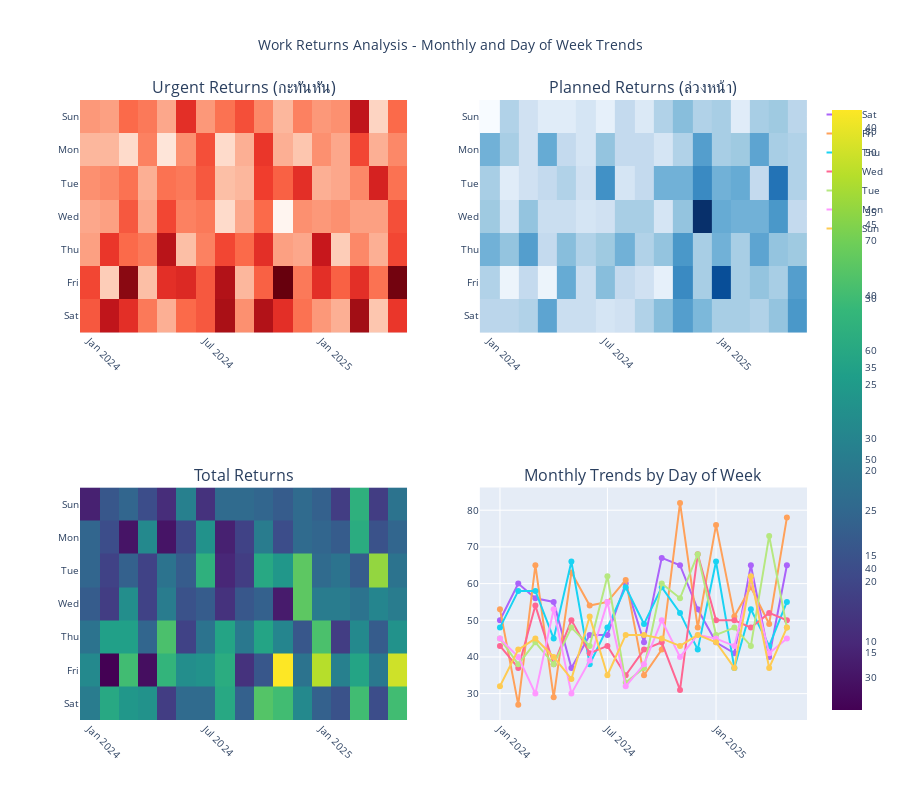
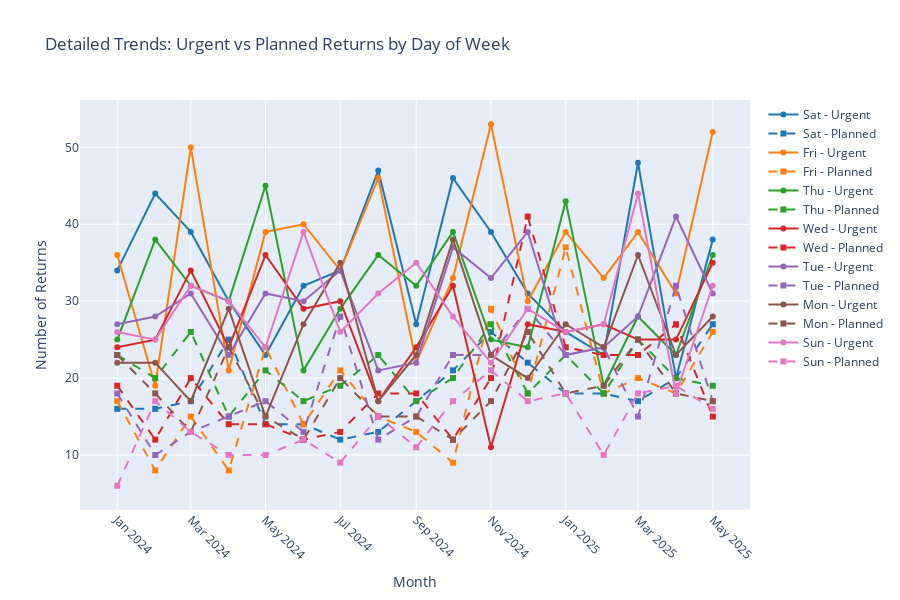
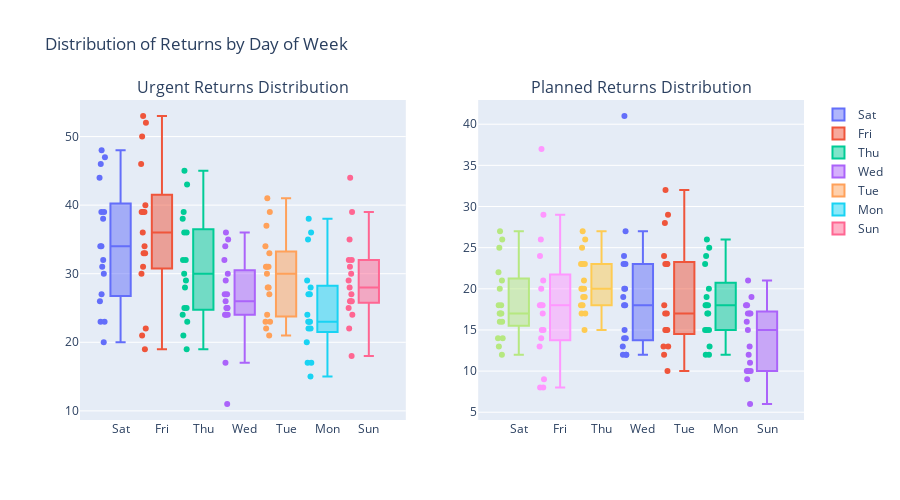

Source (notebook cell) for these figures, in order:
### Code cell
import plotly.graph_objects as go
import plotly.express as px
from plotly.subplots import make_subplots

df = data.copy()

# Define day order from Sunday to Saturday
#day_order = ['Sun', 'Mon', 'Tue', 'Wed', 'Thu', 'Fri', 'Sat']
day_order = ['Sat', 'Fri', 'Thu', 'Wed', 'Tue', 'Mon', 'Sun']
df['day_of_week'] = pd.Categorical(df['day_of_week'], categories=day_order, ordered=True)

# Sort the dataframe
df = df.sort_values(['report_month', 'day_of_week'])

# Calculate total returns
df['total_returns'] = df['คืนงาน (กะทันหัน)'] + df['คืนงาน (ล่วงหน้า)']

# Create pivot tables for heatmaps and reindex to ensure proper order
urgent_pivot = df.pivot(index='day_of_week', columns='report_month', values='คืนงาน (กะทันหัน)')
urgent_pivot = urgent_pivot.reindex(day_order)

planned_pivot = df.pivot(index='day_of_week', columns='report_month', values='คืนงาน (ล่วงหน้า)')
planned_pivot = planned_pivot.reindex(day_order)

total_pivot = df.pivot(index='day_of_week', columns='report_month', values='total_returns')
total_pivot = total_pivot.reindex(day_order)

# Create subplots
fig = make_subplots(
    rows=2, cols=2,
    subplot_titles=('Urgent Returns (กะทันหัน)', 'Planned Returns (ล่วงหน้า)', 
                   'Total Returns', 'Monthly Trends by Day of Week'),
    specs=[[{"type": "heatmap"}, {"type": "heatmap"}],
           [{"type": "heatmap"}, {"type": "scatter"}]]
)

# Heatmap 1: Urgent Returns
fig.add_trace(
    go.Heatmap(
        z=urgent_pivot.values,
        x=urgent_pivot.columns,
        y=urgent_pivot.index,
        colorscale='Reds',
        name='Urgent Returns',
        hovertemplate='Month: %{x}<br>Day: %{y}<br>Count: %{z}<extra></extra>'
    ),
    row=1, col=1
)

# Heatmap 2: Planned Returns
fig.add_trace(
    go.Heatmap(
        z=planned_pivot.values,
        x=planned_pivot.columns,
        y=planned_pivot.index,
        colorscale='Blues',
        name='Planned Returns',
        hovertemplate='Month: %{x}<br>Day: %{y}<br>Count: %{z}<extra></extra>'
    ),
    row=1, col=2
)

# Heatmap 3: Total Returns
fig.add_trace(
    go.Heatmap(
        z=total_pivot.values,
        x=total_pivot.columns,
        y=total_pivot.index,
        colorscale='Viridis',
        name='Total Returns',
        hovertemplate='Month: %{x}<br>Day: %{y}<br>Count: %{z}<extra></extra>'
    ),
    row=2, col=1
)

# Line plot: Monthly trends by day of week
for day in day_order:
    day_data = df[df['day_of_week'] == day].sort_values('report_month')
    fig.add_trace(
        go.Scatter(
            x=day_data['report_month'],
            y=day_data['total_returns'],
            mode='lines+markers',
            name=day,
            line=dict(width=2),
            marker=dict(size=6),
            hovertemplate=f'{day}: %{{y}} returns<br>Month: %{{x}}<extra></extra>'
        ),
        row=2, col=2
    )

# Update layout
fig.update_layout(
    title_text="Work Returns Analysis - Monthly and Day of Week Trends",
    title_x=0.5,
    height=800,
    showlegend=True,
    font=dict(size=10)
)

# Update x-axis for all subplots to rotate labels
fig.update_xaxes(tickangle=45)

# Show the plot
fig.show()

# Additional analysis: Summary statistics
print("=== SUMMARY STATISTICS ===")
print("\nMonthly totals:")
monthly_summary = df.groupby('report_month').agg({
    'คืนงาน (กะทันหัน)': 'sum',
    'คืนงาน (ล่วงหน้า)': 'sum',
    'total_returns': 'sum'
}).round(2)
print(monthly_summary)

print("\nDay of week averages:")
daily_summary = df.groupby('day_of_week').agg({
    'คืนงาน (กะทันหัน)': 'mean',
    'คืนงาน (ล่วงหน้า)': 'mean',
    'total_returns': 'mean'
}).round(2)
print(daily_summary)

# Create a separate detailed line chart for better trend analysis
fig2 = go.Figure()

# Add lines for each day of week
colors = ['#1f77b4', '#ff7f0e', '#2ca02c', '#d62728', '#9467bd', '#8c564b', '#e377c2']
for i, day in enumerate(day_order):
    day_data = df[df['day_of_week'] == day].sort_values('report_month')
    
    # Urgent returns
    fig2.add_trace(
        go.Scatter(
            x=day_data['report_month'],
            y=day_data['คืนงาน (กะทันหัน)'],
            mode='lines+markers',
            name=f'{day} - Urgent',
            line=dict(color=colors[i], dash='solid'),
            marker=dict(size=6, symbol='circle')
        )
    )
    
    # Planned returns
    fig2.add_trace(
        go.Scatter(
            x=day_data['report_month'],
            y=day_data['คืนงาน (ล่วงหน้า)'],
            mode='lines+markers',
            name=f'{day} - Planned',
            line=dict(color=colors[i], dash='dash'),
            marker=dict(size=6, symbol='square')
        )
    )

fig2.update_layout(
    title="Detailed Trends: Urgent vs Planned Returns by Day of Week",
    xaxis_title="Month",
    yaxis_title="Number of Returns",
    height=600,
    hovermode='x unified',
    xaxis=dict(tickangle=45)
)

fig2.show()

# Create a box plot to show distribution patterns
fig3 = make_subplots(
    rows=1, cols=2,
    subplot_titles=('Urgent Returns Distribution', 'Planned Returns Distribution')
)

# Box plot for urgent returns
for day in day_order:
    day_data = df[df['day_of_week'] == day]['คืนงาน (กะทันหัน)']
    fig3.add_trace(
        go.Box(
            y=day_data,
            name=day,
            boxpoints='all',
            jitter=0.3,
            pointpos=-1.8
        ),
        row=1, col=1
    )

# Box plot for planned returns
for day in day_order:
    day_data = df[df['day_of_week'] == day]['คืนงาน (ล่วงหน้า)']
    fig3.add_trace(
        go.Box(
            y=day_data,
            name=day,
            boxpoints='all',
            jitter=0.3,
            pointpos=-1.8,
            showlegend=False
        ),
        row=1, col=2
    )

fig3.update_layout(
    title="Distribution of Returns by Day of Week",
    height=500
)

fig3.show()

### Figure 1 — Plotly figure (JSON) as saved in the notebook; plotly's stock layout.template omitted (floating-point values rounded to 4 significant figures)
{"data": [{"colorscale": [[0, "rgb(255,245,240)"], [0.125, "rgb(254,224,210)"], [0.25, "rgb(252,187,161)"], [0.375, "rgb(252,146,114)"], [0.5, "rgb(251,106,74)"], [0.625, "rgb(239,59,44)"], [0.75, "rgb(203,24,29)"], [0.875, "rgb(165,15,21)"], [1, "rgb(103,0,13)"]], "hovertemplate": "Month: %{x}<br>Day: %{y}<br>Count: %{z}<extra></extra>", "name": "Urgent Returns", "type": "heatmap", "x": ["2024-01", "2024-02", "2024-03", "2024-04", "2024-05", "2024-06", "2024-07", "2024-08", "2024-09", "2024-10", "2024-11", "2024-12", "2025-01", "2025-02", "2025-03", "2025-04", "2025-05"], "xaxis": "x", "y": ["Sat", "Fri", "Thu", "Wed", "Tue", "Mon", "Sun"], "yaxis": "y", "z": [[34, 44, 39, 30, 23, 32, 34, 47, 27, 46, 39, 31, 26, 23, 48, 20, 38], [36, 19, 50, 21, 39, 40, 34, 46, 22, 33, 53, 30, 39, 33, 39, 31, 52], [25, 38, 32, 30, 45, 21, 29, 36, 32, 39, 25, 24, 43, 19, 28, 23, 36], [24, 25, 34, 24, 36, 29, 30, 17, 24, 32, 11, 27, 26, 27, 25, 25, 35], [27, 28, 31, 23, 31, 30, 34, 21, 22, 37, 33, 39, 23, 24, 28, 41, 31], [22, 22, 17, 29, 15, 27, 35, 17, 23, 38, 23, 20, 27, 24, 36, 23, 28], [26, 25, 32, 30, 24, 39, 26, 31, 35, 28, 22, 29, 26, 27, 44, 18, 32]]}, {"colorscale": [[0, "rgb(247,251,255)"], [0.125, "rgb(222,235,247)"], [0.25, "rgb(198,219,239)"], [0.375, "rgb(158,202,225)"], [0.5, "rgb(107,174,214)"], [0.625, "rgb(66,146,198)"], [0.75, "rgb(33,113,181)"], [0.875, "rgb(8,81,156)"], [1, "rgb(8,48,107)"]], "hovertemplate": "Month: %{x}<br>Day: %{y}<br>Count: %{z}<extra></extra>", "name": "Planned Returns", "type": "heatmap", "x": ["2024-01", "2024-02", "2024-03", "2024-04", "2024-05", "2024-06", "2024-07", "2024-08", "2024-09", "2024-10", "2024-11", "2024-12", "2025-01", "2025-02", "2025-03", "2025-04", "2025-05"], "xaxis": "x2", "y": ["Sat", "Fri", "Thu", "Wed", "Tue", "Mon", "Sun"], "yaxis": "y2", "z": [[16, 16, 17, 25, 14, 14, 12, 13, 17, 21, 26, 22, 18, 18, 17, 20, 27], [17, 8, 15, 8, 24, 14, 21, 15, 13, 9, 29, 18, 37, 18, 20, 18, 26], [23, 20, 26, 15, 21, 17, 19, 23, 17, 20, 27, 18, 23, 18, 25, 20, 19], [19, 12, 20, 14, 14, 12, 13, 18, 18, 12, 20, 41, 24, 23, 23, 27, 15], [18, 10, 13, 15, 17, 13, 28, 12, 15, 23, 23, 29, 23, 24, 15, 32, 17], [23, 18, 13, 24, 15, 12, 20, 15, 15, 12, 17, 26, 18, 19, 25, 18, 17], [6, 17, 13, 10, 10, 12, 9, 15, 11, 17, 21, 17, 18, 10, 18, 19, 16]]}, {"colorscale": [[0, "#440154"], [0.1111, "#482878"], [0.2222, "#3e4989"], [0.3333, "#31688e"], [0.4444, "#26828e"], [0.5556, "#1f9e89"], [0.6667, "#35b779"], [0.7778, "#6ece58"], [0.8889, "#b5de2b"], [1, "#fde725"]], "hovertemplate": "Month: %{x}<br>Day: %{y}<br>Count: %{z}<extra></extra>", "name": "Total Returns", "type": "heatmap", "x": ["2024-01", "2024-02", "2024-03", "2024-04", "2024-05", "2024-06", "2024-07", "2024-08", "2024-09", "2024-10", "2024-11", "2024-12", "2025-01", "2025-02", "2025-03", "2025-04", "2025-05"], "xaxis": "x3", "y": ["Sat", "Fri", "Thu", "Wed", "Tue", "Mon", "Sun"], "yaxis": "y3", "z": [[50, 60, 56, 55, 37, 46, 46, 60, 44, 67, 65, 53, 44, 41, 65, 40, 65], [53, 27, 65, 29, 63, 54, 55, 61, 35, 42, 82, 48, 76, 51, 59, 49, 78], [48, 58, 58, 45, 66, 38, 48, 59, 49, 59, 52, 42, 66, 37, 53, 43, 55], [43, 37, 54, 38, 50, 41, 43, 35, 42, 44, 31, 68, 50, 50, 48, 52, 50], [45, 38, 44, 38, 48, 43, 62, 33, 37, 60, 56, 68, 46, 48, 43, 73, 48], [45, 40, 30, 53, 30, 39, 55, 32, 38, 50, 40, 46, 45, 43, 61, 41, 45], [32, 42, 45, 40, 34, 51, 35, 46, 46, 45, 43, 46, 44, 37, 62, 37, 48]]}, {"hovertemplate": "Sat: %{y} returns<br>Month: %{x}<extra></extra>", "line": {"width": 2}, "marker": {"size": 6}, "mode": "lines+markers", "name": "Sat", "type": "scatter", "x": ["2024-01", "2024-02", "2024-03", "2024-04", "2024-05", "2024-06", "2024-07", "2024-08", "2024-09", "2024-10", "2024-11", "2024-12", "2025-01", "2025-02", "2025-03", "2025-04", "2025-05"], "xaxis": "x4", "y": [50, 60, 56, 55, 37, 46, 46, 60, 44, 67, 65, 53, 44, 41, 65, 40, 65], "yaxis": "y4"}, {"hovertemplate": "Fri: %{y} returns<br>Month: %{x}<extra></extra>", "line": {"width": 2}, "marker": {"size": 6}, "mode": "lines+markers", "name": "Fri", "type": "scatter", "x": ["2024-01", "2024-02", "2024-03", "2024-04", "2024-05", "2024-06", "2024-07", "2024-08", "2024-09", "2024-10", "2024-11", "2024-12", "2025-01", "2025-02", "2025-03", "2025-04", "2025-05"], "xaxis": "x4", "y": [53, 27, 65, 29, 63, 54, 55, 61, 35, 42, 82, 48, 76, 51, 59, 49, 78], "yaxis": "y4"}, {"hovertemplate": "Thu: %{y} returns<br>Month: %{x}<extra></extra>", "line": {"width": 2}, "marker": {"size": 6}, "mode": "lines+markers", "name": "Thu", "type": "scatter", "x": ["2024-01", "2024-02", "2024-03", "2024-04", "2024-05", "2024-06", "2024-07", "2024-08", "2024-09", "2024-10", "2024-11", "2024-12", "2025-01", "2025-02", "2025-03", "2025-04", "2025-05"], "xaxis": "x4", "y": [48, 58, 58, 45, 66, 38, 48, 59, 49, 59, 52, 42, 66, 37, 53, 43, 55], "yaxis": "y4"}, {"hovertemplate": "Wed: %{y} returns<br>Month: %{x}<extra></extra>", "line": {"width": 2}, "marker": {"size": 6}, "mode": "lines+markers", "name": "Wed", "type": "scatter", "x": ["2024-01", "2024-02", "2024-03", "2024-04", "2024-05", "2024-06", "2024-07", "2024-08", "2024-09", "2024-10", "2024-11", "2024-12", "2025-01", "2025-02", "2025-03", "2025-04", "2025-05"], "xaxis": "x4", "y": [43, 37, 54, 38, 50, 41, 43, 35, 42, 44, 31, 68, 50, 50, 48, 52, 50], "yaxis": "y4"}, {"hovertemplate": "Tue: %{y} returns<br>Month: %{x}<extra></extra>", "line": {"width": 2}, "marker": {"size": 6}, "mode": "lines+markers", "name": "Tue", "type": "scatter", "x": ["2024-01", "2024-02", "2024-03", "2024-04", "2024-05", "2024-06", "2024-07", "2024-08", "2024-09", "2024-10", "2024-11", "2024-12", "2025-01", "2025-02", "2025-03", "2025-04", "2025-05"], "xaxis": "x4", "y": [45, 38, 44, 38, 48, 43, 62, 33, 37, 60, 56, 68, 46, 48, 43, 73, 48], "yaxis": "y4"}, {"hovertemplate": "Mon: %{y} returns<br>Month: %{x}<extra></extra>", "line": {"width": 2}, "marker": {"size": 6}, "mode": "lines+markers", "name": "Mon", "type": "scatter", "x": ["2024-01", "2024-02", "2024-03", "2024-04", "2024-05", "2024-06", "2024-07", "2024-08", "2024-09", "2024-10", "2024-11", "2024-12", "2025-01", "2025-02", "2025-03", "2025-04", "2025-05"], "xaxis": "x4", "y": [45, 40, 30, 53, 30, 39, 55, 32, 38, 50, 40, 46, 45, 43, 61, 41, 45], "yaxis": "y4"}, {"hovertemplate": "Sun: %{y} returns<br>Month: %{x}<extra></extra>", "line": {"width": 2}, "marker": {"size": 6}, "mode": "lines+markers", "name": "Sun", "type": "scatter", "x": ["2024-01", "2024-02", "2024-03", "2024-04", "2024-05", "2024-06", "2024-07", "2024-08", "2024-09", "2024-10", "2024-11", "2024-12", "2025-01", "2025-02", "2025-03", "2025-04", "2025-05"], "xaxis": "x4", "y": [32, 42, 45, 40, 34, 51, 35, 46, 46, 45, 43, 46, 44, 37, 62, 37, 48], "yaxis": "y4"}], "layout": {"annotations": [{"font": {"size": 16}, "showarrow": false, "text": "Urgent Returns (กะทันหัน)", "x": 0.225, "xanchor": "center", "xref": "paper", "y": 1, "yanchor": "bottom", "yref": "paper"}, {"font": {"size": 16}, "showarrow": false, "text": "Planned Returns (ล่วงหน้า)", "x": 0.775, "xanchor": "center", "xref": "paper", "y": 1, "yanchor": "bottom", "yref": "paper"}, {"font": {"size": 16}, "showarrow": false, "text": "Total Returns", "x": 0.225, "xanchor": "center", "xref": "paper", "y": 0.375, "yanchor": "bottom", "yref": "paper"}, {"font": {"size": 16}, "showarrow": false, "text": "Monthly Trends by Day of Week", "x": 0.775, "xanchor": "center", "xref": "paper", "y": 0.375, "yanchor": "bottom", "yref": "paper"}], "font": {"size": 10}, "height": 800, "showlegend": true, "title": {"text": "Work Returns Analysis - Monthly and Day of Week Trends", "x": 0.5}, "xaxis": {"anchor": "y", "domain": [0, 0.45], "tickangle": 45}, "xaxis2": {"anchor": "y2", "domain": [0.55, 1], "tickangle": 45}, "xaxis3": {"anchor": "y3", "domain": [0, 0.45], "tickangle": 45}, "xaxis4": {"anchor": "y4", "domain": [0.55, 1], "tickangle": 45}, "yaxis": {"anchor": "x", "domain": [0.625, 1]}, "yaxis2": {"anchor": "x2", "domain": [0.625, 1]}, "yaxis3": {"anchor": "x3", "domain": [0, 0.375]}, "yaxis4": {"anchor": "x4", "domain": [0, 0.375]}}}

### Figure 2 — Plotly figure (JSON) as saved in the notebook; plotly's stock layout.template omitted (floating-point values rounded to 4 significant figures)
{"data": [{"line": {"color": "#1f77b4", "dash": "solid"}, "marker": {"size": 6, "symbol": "circle"}, "mode": "lines+markers", "name": "Sat - Urgent", "type": "scatter", "x": ["2024-01", "2024-02", "2024-03", "2024-04", "2024-05", "2024-06", "2024-07", "2024-08", "2024-09", "2024-10", "2024-11", "2024-12", "2025-01", "2025-02", "2025-03", "2025-04", "2025-05"], "y": [34, 44, 39, 30, 23, 32, 34, 47, 27, 46, 39, 31, 26, 23, 48, 20, 38]}, {"line": {"color": "#1f77b4", "dash": "dash"}, "marker": {"size": 6, "symbol": "square"}, "mode": "lines+markers", "name": "Sat - Planned", "type": "scatter", "x": ["2024-01", "2024-02", "2024-03", "2024-04", "2024-05", "2024-06", "2024-07", "2024-08", "2024-09", "2024-10", "2024-11", "2024-12", "2025-01", "2025-02", "2025-03", "2025-04", "2025-05"], "y": [16, 16, 17, 25, 14, 14, 12, 13, 17, 21, 26, 22, 18, 18, 17, 20, 27]}, {"line": {"color": "#ff7f0e", "dash": "solid"}, "marker": {"size": 6, "symbol": "circle"}, "mode": "lines+markers", "name": "Fri - Urgent", "type": "scatter", "x": ["2024-01", "2024-02", "2024-03", "2024-04", "2024-05", "2024-06", "2024-07", "2024-08", "2024-09", "2024-10", "2024-11", "2024-12", "2025-01", "2025-02", "2025-03", "2025-04", "2025-05"], "y": [36, 19, 50, 21, 39, 40, 34, 46, 22, 33, 53, 30, 39, 33, 39, 31, 52]}, {"line": {"color": "#ff7f0e", "dash": "dash"}, "marker": {"size": 6, "symbol": "square"}, "mode": "lines+markers", "name": "Fri - Planned", "type": "scatter", "x": ["2024-01", "2024-02", "2024-03", "2024-04", "2024-05", "2024-06", "2024-07", "2024-08", "2024-09", "2024-10", "2024-11", "2024-12", "2025-01", "2025-02", "2025-03", "2025-04", "2025-05"], "y": [17, 8, 15, 8, 24, 14, 21, 15, 13, 9, 29, 18, 37, 18, 20, 18, 26]}, {"line": {"color": "#2ca02c", "dash": "solid"}, "marker": {"size": 6, "symbol": "circle"}, "mode": "lines+markers", "name": "Thu - Urgent", "type": "scatter", "x": ["2024-01", "2024-02", "2024-03", "2024-04", "2024-05", "2024-06", "2024-07", "2024-08", "2024-09", "2024-10", "2024-11", "2024-12", "2025-01", "2025-02", "2025-03", "2025-04", "2025-05"], "y": [25, 38, 32, 30, 45, 21, 29, 36, 32, 39, 25, 24, 43, 19, 28, 23, 36]}, {"line": {"color": "#2ca02c", "dash": "dash"}, "marker": {"size": 6, "symbol": "square"}, "mode": "lines+markers", "name": "Thu - Planned", "type": "scatter", "x": ["2024-01", "2024-02", "2024-03", "2024-04", "2024-05", "2024-06", "2024-07", "2024-08", "2024-09", "2024-10", "2024-11", "2024-12", "2025-01", "2025-02", "2025-03", "2025-04", "2025-05"], "y": [23, 20, 26, 15, 21, 17, 19, 23, 17, 20, 27, 18, 23, 18, 25, 20, 19]}, {"line": {"color": "#d62728", "dash": "solid"}, "marker": {"size": 6, "symbol": "circle"}, "mode": "lines+markers", "name": "Wed - Urgent", "type": "scatter", "x": ["2024-01", "2024-02", "2024-03", "2024-04", "2024-05", "2024-06", "2024-07", "2024-08", "2024-09", "2024-10", "2024-11", "2024-12", "2025-01", "2025-02", "2025-03", "2025-04", "2025-05"], "y": [24, 25, 34, 24, 36, 29, 30, 17, 24, 32, 11, 27, 26, 27, 25, 25, 35]}, {"line": {"color": "#d62728", "dash": "dash"}, "marker": {"size": 6, "symbol": "square"}, "mode": "lines+markers", "name": "Wed - Planned", "type": "scatter", "x": ["2024-01", "2024-02", "2024-03", "2024-04", "2024-05", "2024-06", "2024-07", "2024-08", "2024-09", "2024-10", "2024-11", "2024-12", "2025-01", "2025-02", "2025-03", "2025-04", "2025-05"], "y": [19, 12, 20, 14, 14, 12, 13, 18, 18, 12, 20, 41, 24, 23, 23, 27, 15]}, {"line": {"color": "#9467bd", "dash": "solid"}, "marker": {"size": 6, "symbol": "circle"}, "mode": "lines+markers", "name": "Tue - Urgent", "type": "scatter", "x": ["2024-01", "2024-02", "2024-03", "2024-04", "2024-05", "2024-06", "2024-07", "2024-08", "2024-09", "2024-10", "2024-11", "2024-12", "2025-01", "2025-02", "2025-03", "2025-04", "2025-05"], "y": [27, 28, 31, 23, 31, 30, 34, 21, 22, 37, 33, 39, 23, 24, 28, 41, 31]}, {"line": {"color": "#9467bd", "dash": "dash"}, "marker": {"size": 6, "symbol": "square"}, "mode": "lines+markers", "name": "Tue - Planned", "type": "scatter", "x": ["2024-01", "2024-02", "2024-03", "2024-04", "2024-05", "2024-06", "2024-07", "2024-08", "2024-09", "2024-10", "2024-11", "2024-12", "2025-01", "2025-02", "2025-03", "2025-04", "2025-05"], "y": [18, 10, 13, 15, 17, 13, 28, 12, 15, 23, 23, 29, 23, 24, 15, 32, 17]}, {"line": {"color": "#8c564b", "dash": "solid"}, "marker": {"size": 6, "symbol": "circle"}, "mode": "lines+markers", "name": "Mon - Urgent", "type": "scatter", "x": ["2024-01", "2024-02", "2024-03", "2024-04", "2024-05", "2024-06", "2024-07", "2024-08", "2024-09", "2024-10", "2024-11", "2024-12", "2025-01", "2025-02", "2025-03", "2025-04", "2025-05"], "y": [22, 22, 17, 29, 15, 27, 35, 17, 23, 38, 23, 20, 27, 24, 36, 23, 28]}, {"line": {"color": "#8c564b", "dash": "dash"}, "marker": {"size": 6, "symbol": "square"}, "mode": "lines+markers", "name": "Mon - Planned", "type": "scatter", "x": ["2024-01", "2024-02", "2024-03", "2024-04", "2024-05", "2024-06", "2024-07", "2024-08", "2024-09", "2024-10", "2024-11", "2024-12", "2025-01", "2025-02", "2025-03", "2025-04", "2025-05"], "y": [23, 18, 13, 24, 15, 12, 20, 15, 15, 12, 17, 26, 18, 19, 25, 18, 17]}, {"line": {"color": "#e377c2", "dash": "solid"}, "marker": {"size": 6, "symbol": "circle"}, "mode": "lines+markers", "name": "Sun - Urgent", "type": "scatter", "x": ["2024-01", "2024-02", "2024-03", "2024-04", "2024-05", "2024-06", "2024-07", "2024-08", "2024-09", "2024-10", "2024-11", "2024-12", "2025-01", "2025-02", "2025-03", "2025-04", "2025-05"], "y": [26, 25, 32, 30, 24, 39, 26, 31, 35, 28, 22, 29, 26, 27, 44, 18, 32]}, {"line": {"color": "#e377c2", "dash": "dash"}, "marker": {"size": 6, "symbol": "square"}, "mode": "lines+markers", "name": "Sun - Planned", "type": "scatter", "x": ["2024-01", "2024-02", "2024-03", "2024-04", "2024-05", "2024-06", "2024-07", "2024-08", "2024-09", "2024-10", "2024-11", "2024-12", "2025-01", "2025-02", "2025-03", "2025-04", "2025-05"], "y": [6, 17, 13, 10, 10, 12, 9, 15, 11, 17, 21, 17, 18, 10, 18, 19, 16]}], "layout": {"height": 600, "hovermode": "x unified", "title": {"text": "Detailed Trends: Urgent vs Planned Returns by Day of Week"}, "xaxis": {"tickangle": 45, "title": {"text": "Month"}}, "yaxis": {"title": {"text": "Number of Returns"}}}}

### Figure 3 — Plotly figure (JSON) as saved in the notebook; plotly's stock layout.template omitted (floating-point values rounded to 4 significant figures)
{"data": [{"boxpoints": "all", "jitter": 0.3, "name": "Sat", "pointpos": -1.8, "type": "box", "xaxis": "x", "y": [34, 44, 39, 30, 23, 32, 34, 47, 27, 46, 39, 31, 26, 23, 48, 20, 38], "yaxis": "y"}, {"boxpoints": "all", "jitter": 0.3, "name": "Fri", "pointpos": -1.8, "type": "box", "xaxis": "x", "y": [36, 19, 50, 21, 39, 40, 34, 46, 22, 33, 53, 30, 39, 33, 39, 31, 52], "yaxis": "y"}, {"boxpoints": "all", "jitter": 0.3, "name": "Thu", "pointpos": -1.8, "type": "box", "xaxis": "x", "y": [25, 38, 32, 30, 45, 21, 29, 36, 32, 39, 25, 24, 43, 19, 28, 23, 36], "yaxis": "y"}, {"boxpoints": "all", "jitter": 0.3, "name": "Wed", "pointpos": -1.8, "type": "box", "xaxis": "x", "y": [24, 25, 34, 24, 36, 29, 30, 17, 24, 32, 11, 27, 26, 27, 25, 25, 35], "yaxis": "y"}, {"boxpoints": "all", "jitter": 0.3, "name": "Tue", "pointpos": -1.8, "type": "box", "xaxis": "x", "y": [27, 28, 31, 23, 31, 30, 34, 21, 22, 37, 33, 39, 23, 24, 28, 41, 31], "yaxis": "y"}, {"boxpoints": "all", "jitter": 0.3, "name": "Mon", "pointpos": -1.8, "type": "box", "xaxis": "x", "y": [22, 22, 17, 29, 15, 27, 35, 17, 23, 38, 23, 20, 27, 24, 36, 23, 28], "yaxis": "y"}, {"boxpoints": "all", "jitter": 0.3, "name": "Sun", "pointpos": -1.8, "type": "box", "xaxis": "x", "y": [26, 25, 32, 30, 24, 39, 26, 31, 35, 28, 22, 29, 26, 27, 44, 18, 32], "yaxis": "y"}, {"boxpoints": "all", "jitter": 0.3, "name": "Sat", "pointpos": -1.8, "showlegend": false, "type": "box", "xaxis": "x2", "y": [16, 16, 17, 25, 14, 14, 12, 13, 17, 21, 26, 22, 18, 18, 17, 20, 27], "yaxis": "y2"}, {"boxpoints": "all", "jitter": 0.3, "name": "Fri", "pointpos": -1.8, "showlegend": false, "type": "box", "xaxis": "x2", "y": [17, 8, 15, 8, 24, 14, 21, 15, 13, 9, 29, 18, 37, 18, 20, 18, 26], "yaxis": "y2"}, {"boxpoints": "all", "jitter": 0.3, "name": "Thu", "pointpos": -1.8, "showlegend": false, "type": "box", "xaxis": "x2", "y": [23, 20, 26, 15, 21, 17, 19, 23, 17, 20, 27, 18, 23, 18, 25, 20, 19], "yaxis": "y2"}, {"boxpoints": "all", "jitter": 0.3, "name": "Wed", "pointpos": -1.8, "showlegend": false, "type": "box", "xaxis": "x2", "y": [19, 12, 20, 14, 14, 12, 13, 18, 18, 12, 20, 41, 24, 23, 23, 27, 15], "yaxis": "y2"}, {"boxpoints": "all", "jitter": 0.3, "name": "Tue", "pointpos": -1.8, "showlegend": false, "type": "box", "xaxis": "x2", "y": [18, 10, 13, 15, 17, 13, 28, 12, 15, 23, 23, 29, 23, 24, 15, 32, 17], "yaxis": "y2"}, {"boxpoints": "all", "jitter": 0.3, "name": "Mon", "pointpos": -1.8, "showlegend": false, "type": "box", "xaxis": "x2", "y": [23, 18, 13, 24, 15, 12, 20, 15, 15, 12, 17, 26, 18, 19, 25, 18, 17], "yaxis": "y2"}, {"boxpoints": "all", "jitter": 0.3, "name": "Sun", "pointpos": -1.8, "showlegend": false, "type": "box", "xaxis": "x2", "y": [6, 17, 13, 10, 10, 12, 9, 15, 11, 17, 21, 17, 18, 10, 18, 19, 16], "yaxis": "y2"}], "layout": {"annotations": [{"font": {"size": 16}, "showarrow": false, "text": "Urgent Returns Distribution", "x": 0.225, "xanchor": "center", "xref": "paper", "y": 1, "yanchor": "bottom", "yref": "paper"}, {"font": {"size": 16}, "showarrow": false, "text": "Planned Returns Distribution", "x": 0.775, "xanchor": "center", "xref": "paper", "y": 1, "yanchor": "bottom", "yref": "paper"}], "height": 500, "title": {"text": "Distribution of Returns by Day of Week"}, "xaxis": {"anchor": "y", "domain": [0, 0.45]}, "xaxis2": {"anchor": "y2", "domain": [0.55, 1]}, "yaxis": {"anchor": "x", "domain": [0, 1]}, "yaxis2": {"anchor": "x2", "domain": [0, 1]}}}
